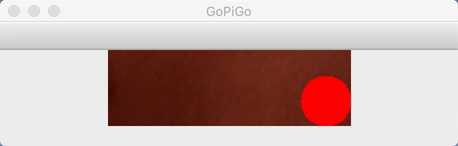
#> input picture frame 111 of media/driving_roi.mp4, 458 x 146 px, given in place of the camera
$ python send_immediate_images.py
#> lines starting #> are read from the running program, lines starting #| are printed output that depends on the picture; after the words box and inside, x2 and y2 are one past the last pixel; in counts of white or black regions, pixels touching at a corner belong together
#> further down, frame is the input picture: shape (146, 458, 3); mean B, G, R 172.5, 175.9, 198.7
### gpg3_image_util.py
import cv2

def process_image(image):
    """
    Take in a RGB image from the RPI camera.
    Crop the image to only the part of the image that is in front of the camera/car
    Change the image to gray scale, and then threshold to get a black and white image.
    :param image:
    :type image:
    :return: thresh black and white image, roi which is the cropped RGB image
    :rtype:
    """
    (H, W, C) = image.shape
#> H = 146; W = 458; C = 3

    # assuming the camera is aimed at a 45 degree angle and mounted
    # on the top platform of the GPG, extract only the region right in
    # front of the camera
    startY = int(H * 0.75)
#> startY = 109
    endY = H
#> endY = 146
    startX = int(W * 0.2)
#> startX = 91
    endX = int(W * 0.8)
#> endX = 366
    roi = image[startY:endY, startX:endX]
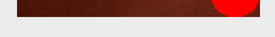
#> roi: shape (37, 275, 3); mean B, G, R 145.3, 150.1, 186
    gray_image = cv2.cvtColor(roi, cv2.COLOR_BGR2GRAY)
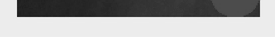
#> gray_image: shape (37, 275); min 26, max 239, mean 160.3

    # Threshold the image
    (T, thresh) = cv2.threshold(gray_image, 0, 255, cv2.THRESH_BINARY_INV | cv2.THRESH_OTSU)
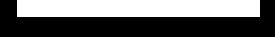
#> thresh: shape (37, 275); 40.6% white; 1 white region, box (x1, y1, x2, y2) and area: (17, 0, 260, 17) 4131
#> T = 85
    return thresh, roi

### imagezmq/asyncimagesender.py
from imagezmq.imagezmq import ImageSender
from queue import Queue
import time
import threading
from logging import getLogger

"""
Class used to simplify the sending of images in an asychronous fashion.

See tests/test_send_async_images.py for an example usage
See test/test_mac_receive_images_montage.py for an example of how to setup a montage window for
each of the test ImageSenders

NOTE: the tests ( but not this class ) assume you have OpenCV and imutils installed.

"""


class AsyncImageSender(object):

    def __init__(self, server_name="server", server_ip='127.0.0.1', port=5555, send_timeout=0, recv_timeout=0,
                 show_frame_rate=0, backlog=0):
        """

        :param server_name: Name of the server to send to.  The server can have many named receivers and this name
                            should uniquely identify a particular server instance.
        :type server_name:
        :param server_ip:
        :type server_ip:
        :param port:
        :type port:
        :param send_timeout: @see ImageSender
        :type send_timeout:
        :param recv_timeout: @see ImageSender
        :type recv_timeout:
        :param show_frame_rate: for debugging and performance testing
        :type show_frame_rate:
        :param backlog: Maximun number of images in the queue waiting to be sent before new messages are discarded.
        :type backlog:
        """
        self.server_name = server_name
        self.server_ip = server_ip
        self.port = port
        self.send_timeout = send_timeout
        self.recv_timeout = recv_timeout
        self.frame_queue = Queue()
        self.background_thread = None
        self.show_frame_rate = show_frame_rate
        self.sender = None
        self.backlog = backlog

    def _create_sender(self):
        connect_to = f'tcp://{self.server_ip}:{self.port}'
        sender = ImageSender(connect_to=connect_to, send_timeout=self.send_timeout, recv_timeout=self.recv_timeout)
        return sender

    # [29 lines left out: function _send_immediate, not called in this run]

    def _send_frame_background_function(self):
        self.sender = self._create_sender()

        while True:
            frame = self.frame_queue.get()
            self._send_immediate(frame)

    def run_in_background(self):
        self.background_thread = threading.Thread(target=self._send_frame_background_function, args=())
        self.background_thread.daemon = True
        self.background_thread.start()

    def send_frame_async(self, frame):
        if self.backlog > 0 and self.frame_queue.qsize() > self.backlog:
            return

        self.frame_queue.put_nowait(frame)
        return

    # [8 lines left out: function send_frame_immediate, not called in this run]

    def queue_size(self):
        return self.frame_queue.qsize()

### imagezmq/imagezmq.py
""" imagezmq: Transport OpenCV images via ZMQ.

Classes that transport OpenCV images from one computer to another. For example,
OpenCV images gathered by a Raspberry Pi camera could be sent to another
computer for displaying the images using cv2.imshow() or for further image
processing. See API and Usage Examples for details.

Copyright (c) 2017 by Jeff Bass.
License: MIT, see LICENSE for more details.
"""

import zmq
import numpy as np


class ImageSender():
    """Opens zmq REQ socket and sends images.

    Opens a zmq REQ socket on the image sending computer, often a
    Raspberry Pi, that will be sending OpenCV images and
    related text messages to the hub computer. Provides methods to
    send images or send jpg compressed images.

    Arguments:
      connect_to: the tcp address:port of the hub computer.
    """

    def __init__(self, connect_to='tcp://127.0.0.1:5555', send_timeout=0, recv_timeout=0):
        """Initializes zmq socket for sending images to the hub.

        Expects an open socket at the connect_to tcp address; it will
        connect to that remote socket after setting up the REQ
        socket on this computer.

        :param send_timeout [OPTIONAL] the number of seconds to wait for the socket to connect to the
                            server before throwing a timeout exception
        :param recv_timeout [OPTIONAL] the number of seconds to wait for the socket to read the response
                            from the server before throwing a timeout exception.

        """

        self.zmq_context = SerializingContext()
        self.zmq_socket = self.zmq_context.socket(zmq.REQ)
        if send_timeout > 0:
            self.zmq_socket.setsockopt(zmq.SNDTIMEO, send_timeout*1000)

        if recv_timeout > 0:
            self.zmq_socket.setsockopt(zmq.RCVTIMEO, recv_timeout * 1000)
        self.zmq_socket.connect(connect_to)

    # [34 lines left out: functions send_image, send_jpg, not called in this run]


class ImageHub():
    """Opens zmq REP socket and receives images.

    Opens a zmq REP socket on the hub compuer, for example,
    a Mac, that will be receiving and displaying or processing OpenCV images
    and related text messages. Provides methods to receive images or receive
    jpg compressed images.

    Arguments:
      open_port: (optional) the socket to open for receiving REQ requests.
    """

    # [48 lines left out: functions __init__, recv_image, recv_jpg, send_reply, clean_up, not called in this run]


class SerializingSocket(zmq.Socket):
    """Numpy array serialization methods.

    Modelled on PyZMQ serialization examples.

    Used for sending / receiving OpenCV images, which are Numpy arrays.
    Also used for sending / receiving jpg compressed OpenCV images.
    """

    # [87 lines left out: functions send_array, send_jpg, recv_array, recv_jpg, not called in this run]


class SerializingContext(zmq.Context):
    _socket_class = SerializingSocket

### send_immediate_images.py
import sys
sys.path.insert(0, '../')  # imagezmq.py is in ../imagezmq
import time
from imagezmq.asyncimagesender import AsyncImageSender
from imutils.video import VideoStream
import imutils as imutils
import socket
import argparse
from gpg3_image_util import process_image


"""
Test file that will create 2 AsyncImageSender classes and send an image to the specified server and port

"""

# construct the argument parser and parse the arguments
ap = argparse.ArgumentParser()
ap.add_argument("-s", "--server-ip", required=False, default='192.168.1.208',
                help="ip address of the server to which the client will connect")
ap.add_argument("-r", "--rotate", required=False, default=0, help="Rotate the image by the provided degrees")

args = vars(ap.parse_args())
server_ip = args['server_ip']
rotation = float(args['rotate'])

# get the host name, initialize the video stream, and allow the
# camera sensor to warmup
rpiName = socket.gethostname()

video_stream = VideoStream(usePiCamera=True).start()

# async_image_sender1 = AsyncImageSender(server_name=rpiName, server_ip=server_ip, port=5555, send_timeout=10, recv_timeout=10, show_frame_rate=10)

async_image_sender1 = AsyncImageSender(server_name=rpiName, server_ip=server_ip, port=5555, send_timeout=10,
                                      recv_timeout=10, show_frame_rate=10, backlog=3)
async_image_sender1.run_in_background()
time.sleep(2)

image_count = 0

print("Press ctrl-c to stop image sending")
sleep_time = 0.25

while True:
    frame = video_stream.read()
    if frame is not None:
        if rotation != 0:
            frame = imutils.rotate(frame, rotation)

        # response = async_image_sender1.send_frame_immediate(frame)
        image2, roi = process_image(frame)

        response = async_image_sender1.send_frame_async(roi)
        # print(response)

        image_count += 1

    time.sleep(sleep_time)
